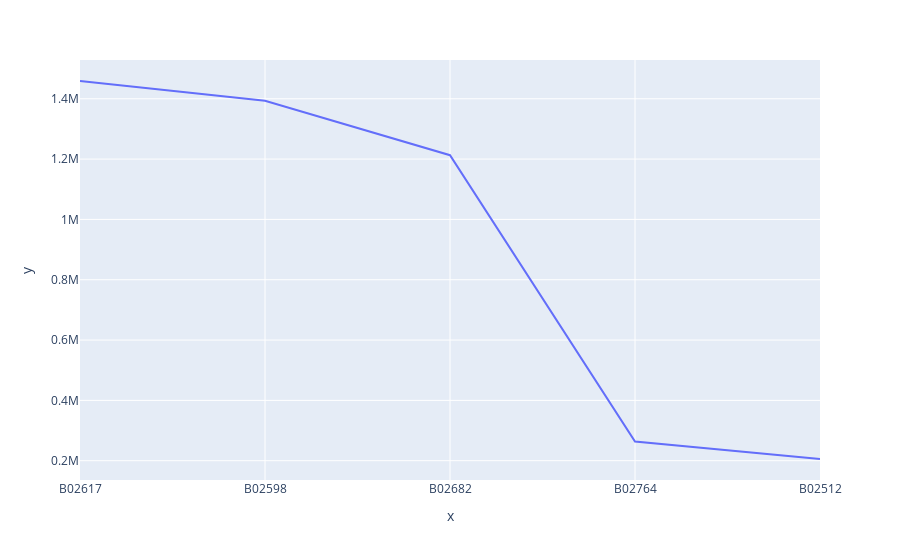

This figure's notebook cell:
### Code cell
px.line(x = data_uber2014['Base'].value_counts().index,
       y = data_uber2014['Base'].value_counts().values)

### Figure 1 — Plotly figure (JSON) as saved in the notebook; plotly's stock layout.template omitted (floating-point values rounded to 4 significant figures)
{"data": [{"hovertemplate": "x=%{x}<br>y=%{y}<extra></extra>", "legendgroup": "", "line": {"color": "#636efa", "dash": "solid"}, "marker": {"symbol": "circle"}, "mode": "lines", "name": "", "orientation": "v", "showlegend": false, "type": "scatter", "x": ["B02617", "B02598", "B02682", "B02764", "B02512"], "xaxis": "x", "y": [1458853, 1393113, 1212789, 263899, 205673], "yaxis": "y"}], "layout": {"legend": {"tracegroupgap": 0}, "margin": {"t": 60}, "xaxis": {"anchor": "y", "domain": [0, 1], "title": {"text": "x"}}, "yaxis": {"anchor": "x", "domain": [0, 1], "title": {"text": "y"}}}}
